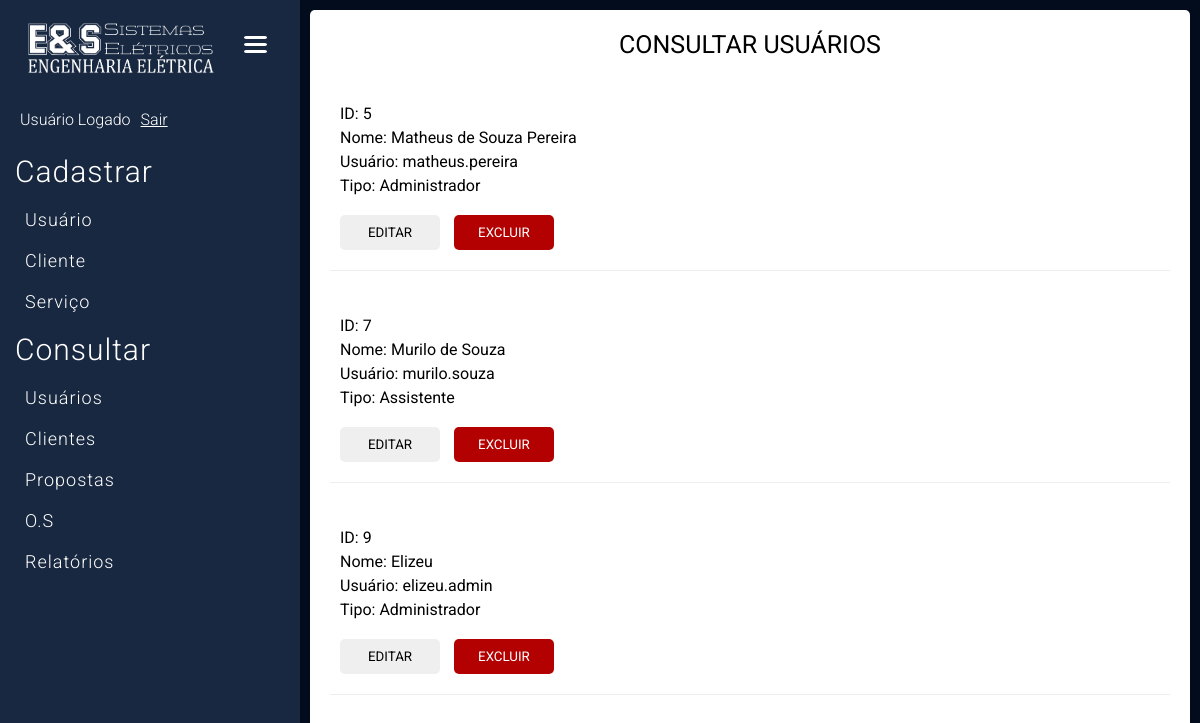
Page /consulta-usuarios.php on the committed database.
### tables this page shows
CREATE TABLE `usuarios` (
  `id_usuario` int(11) NOT NULL,
  `nome` varchar(255) NOT NULL,
  `usuario` varchar(255) NOT NULL,
  `senha` varchar(255) NOT NULL,
  `data_cadastro` date NOT NULL,
  `nivel_acesso` varchar(2) NOT NULL
);

### consulta-usuarios.php (the view, shortened to what this page needs)
<?php
    include 'header.php';
?>
        <div class="conteudo">
          <h1>CONSULTAR USUÁRIOS</h1>
          <?php
            $result_usuarios = "SELECT * FROM usuarios";
            $resultado_usuarios = mysqli_query($conn, $result_usuarios);
          ?>
            <div class="area-resultado">
                <?php while($row_usuario = mysqli_fetch_assoc($resultado_usuarios)){
                $tipo_usuario =  $row_usuario['nivel_acesso'];
                if($tipo_usuario == 1){
                    $resultado_usuario = "Administrador";
                }else{
                    $resultado_usuario = "Assistente";
                }
                ?>
                <div class="resultado">
                    <div class="informacoes">
                        <p>ID: <?php echo $row_usuario['id_usuario']; ?></p>
                        <p>Nome: <?php echo $row_usuario['nome']; ?></p>
                        <p>Usuário: <?php echo $row_usuario['usuario']; ?></p>
                        <p>Tipo: <?php echo $resultado_usuario; ?></p>
                    </div>
                    <div class="botoes">
                        <?php echo "<a href='editar-usuario.php?id_usuario=". $row_usuario['id_usuario'] ."'><input type='submit' class='btn-editar' value='EDITAR'></a>" ?>
                        <?php echo "<a href='sql-deleta-usuario.php?id_usuario=". $row_usuario['id_usuario'] ."'><input type='submit' class='btn-excluir' value='EXCLUIR' onclick='return confirmaExclusao();'></a>" ?>
                    </div>
                </div>
                <?php }?>
            </div>
        </div>
<?php
    include 'footer.php';
?>

### header.php (shortened to what this page needs)
<!DOCTYPE html>
<html lang="pt-br">
<head>
    <link rel="stylesheet" href="css/style.css">
</head>
<body>
      <div class="menu">
        <img class="botaoMenu" src="img/Botão-menu.png" alt="Botão menu">
        <div class="conteudoMenu">
        <a href="sistema-ees.php"><img class="logo" src="img/logo-branco.png" alt="Logo EES"></a>
          <p class="usuario">Usuário Logado<span class="logout"><a href="logout.php">Sair</a></span></p>
          <ul class="menuPrincipal">
            <li class="menuTitulo">Cadastrar</li>
              <ul class="submenu">
                <a href="cadastro-usuarios.php"><li>Usuário</li></a>
                <a href="cadastro-clientes.php"><li>Cliente</li></a>
                <a href="cadastro-servico.php"><li>Serviço</li></a>
              </ul>
            <li class="menuTitulo">Consultar</li>
              <ul class="submenu">
                <a href="consulta-usuarios.php"><li>Usuários</li></a>
                <a href="consulta-clientes.php"><li>Clientes</li></a>
                <a href="consulta-propostas.php"><li>Propostas</li></a>
                <a href="consulta-os.php"><li>O.S</li></a>
                <a href="consulta-relatorios.php"><li>Relatórios</li></a>
              </ul>
          </ul>
        </div>
      </div>

### footer.php (shortened to what this page needs)
</body>
</html>

### css/style.css (style rules this page uses)
* { margin: 0; padding: 0; box-sizing: border-box; font-family: 'Roboto'; }
:root { --fundo: #020c1c; --menu: #182840; --cinza-claro: #e7e5e5; }
body { background-color: var(--fundo); }
.menu { background-color: var(--menu); width: 300px; height: 100vh; padding-top: 20px; transition: 0.5s; overflow: auto; display: inline-block; }
.menu .logo { width: 200px; margin-left: 20px; }
.menu .usuario { color: #fff; margin-left: 20px; margin-top: 30px; font-weight: 300; }
.menu .logout a { color: #fff; margin-left: 10px; }
.menu .menuPrincipal { margin-left: 10px; margin-top: 20px; }
.menu ul li { color: #fff; list-style: none; margin-top: 10px; margin-bottom: 10px; font-weight: 300; letter-spacing: 1px; font-size: 18px; padding: 5px 0px 5px 5px; }
.menu ul a { text-decoration: none; }
.menu .submenu { margin-left: 10px; }
.menu .menuTitulo { font-size: 30px; }
.botaoMenu { float: right; margin-right: 20px; cursor: pointer; }
.conteudo { background-color: #fff; height: calc(100vh - 10px); width: calc(100% - 320px); margin: 10px 10px 5px 10px; padding: 20px; position: absolute; display: inline-block; border-radius: 5px; overflow: auto; }
.conteudo h1 { color: #000; font-size: 25px; text-align: center; font-weight: 400; }
.resultado { border-bottom: 1px solid #eee; margin-top: 20px; padding: 20px 20px 20px 10px; }
.resultado .informacoes p { margin-top: 5px; }
.resultado .botoes { padding-top: 20px; }
.resultado .botoes input[type=submit] { padding: 10px; border: none; margin-right: 10px; width: 100px; border-radius: 5px; cursor: pointer; }
.resultado .botoes .btn-excluir { background-color: rgb(179, 0, 0); color: #fff; }

### rows in the picture
usuarios: id_usuario "5", nome "Matheus de Souza Pereira", usuario "matheus.pereira", nivel_acesso "Administrador"
usuarios: id_usuario "7", nome "Murilo de Souza", usuario "murilo.souza", nivel_acesso "Assistente"
usuarios: id_usuario "9", nome "Elizeu", usuario "elizeu.admin", nivel_acesso "Administrador"
